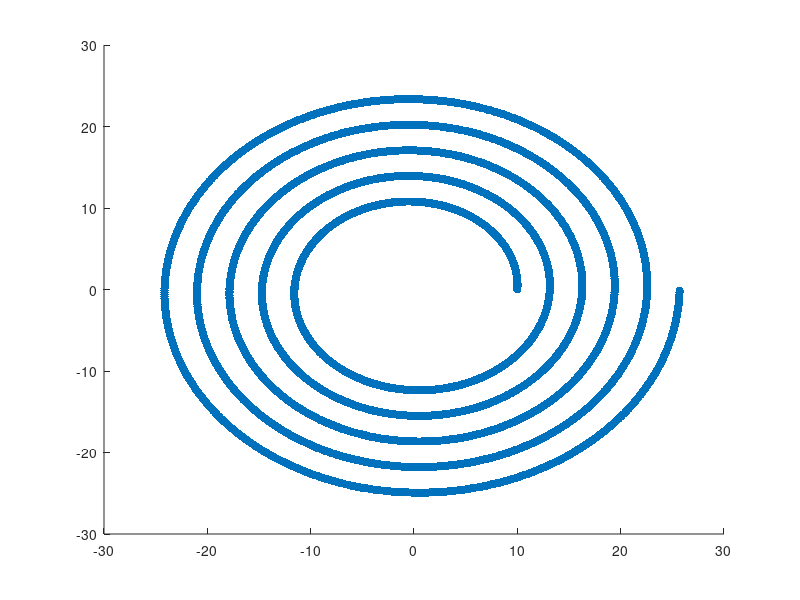

Reproduce this figure in MATLAB.
#!/usr/bin/octave -q
x = [];
y = [];
a = 10;
b = 0.5;
for fi = 0: 0.01 :2*pi*5
  r = a + b * fi;
  x = [x r * cos(fi)];
  y = [y r * sin(fi)];
endfor
scatter(x, y, 'black', 'fill');
uiwait;
